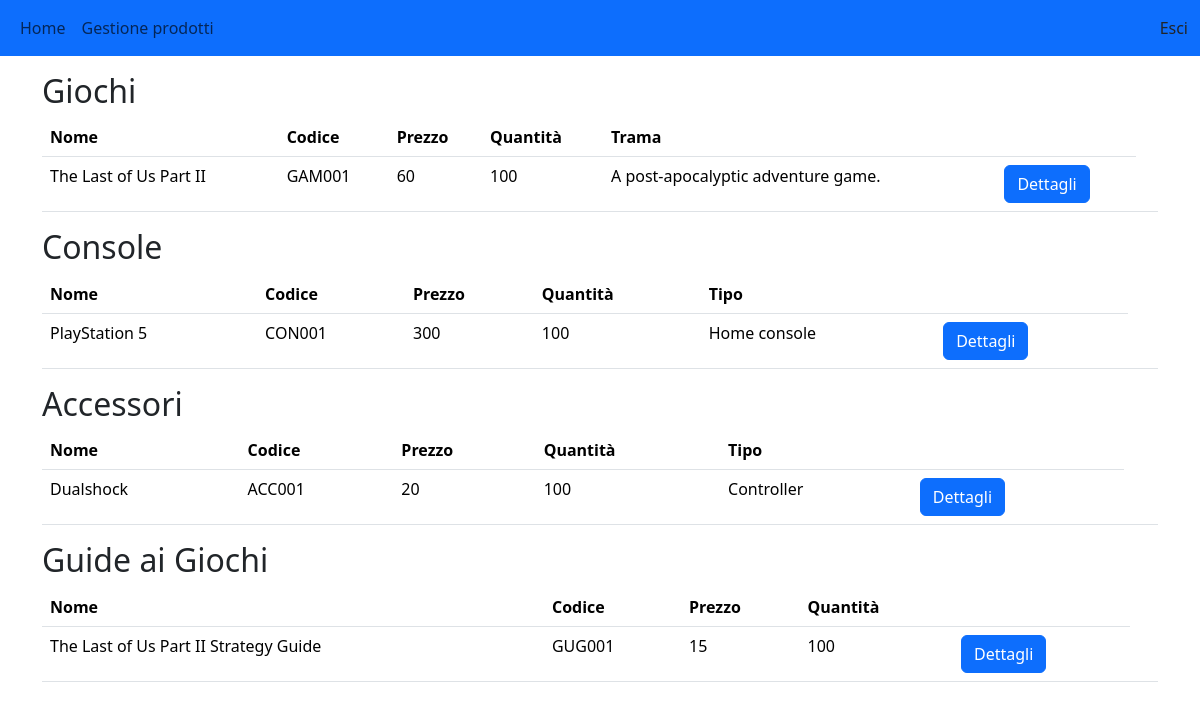
Screenshot of /site/employee/products/index.php (signed in) with the database file from the repository.
### tables this page shows
CREATE TABLE Game (
  product_id INTEGER NOT NULL,
  plot TEXT NOT NULL,
  console_id INTEGER NOT NULL,
  PRIMARY KEY (product_id),
  FOREIGN KEY (product_id) REFERENCES Product(id),
  FOREIGN KEY (console_id) REFERENCES Console(product_id)
);

CREATE TABLE Product (
  id INTEGER AUTO_INCREMENT,
  name VARCHAR(255) NOT NULL,
  code VARCHAR(255) UNIQUE NOT NULL,
  price DECIMAL NOT NULL,
  quantity INTEGER NOT NULL,
  PRIMARY KEY (id)
);

CREATE TABLE Console (
  product_id INTEGER NOT NULL,
  type VARCHAR(255) NOT NULL,
  PRIMARY KEY (product_id),
  FOREIGN KEY (product_id) REFERENCES Product(id)
);

CREATE TABLE Accessory (
  product_id INTEGER NOT NULL,
  type VARCHAR(255) NOT NULL,
  PRIMARY KEY (product_id),
  FOREIGN KEY (product_id) REFERENCES Product(id)
);

### site/employee/products/index.php (the view, shortened to what this page needs)
<?php
$conn = DatabaseConnection::get_instance();
$games_res = $conn->query("SELECT id, name AS Nome, code AS Codice, price AS Prezzo, quantity AS Quantità, plot AS Trama FROM Game JOIN Product ON Game.product_id = Product.id");
$consoles_res = $conn->query("SELECT id, name AS Nome, code AS Codice, price AS Prezzo, quantity AS Quantità, type AS Tipo FROM Console JOIN Product ON Console.product_id = Product.id");
$accessory_res = $conn->query("SELECT id, name AS Nome, code AS Codice, price AS Prezzo, quantity AS Quantità, type AS Tipo FROM Accessory JOIN Product ON Accessory.product_id = Product.id");
$games_guides_res = $conn->query("SELECT id, name AS Nome, code AS Codice, price AS Prezzo, quantity AS Quantità FROM GameGuide JOIN Product ON GameGuide.product_id = Product.id");
function sql_result_table(mysqli_result $res) {
    echo "<table class=\"table\"><thead><tr>";
    while ($field = $res->fetch_field()) {
        if ($field->name != "id") {
            echo "<th>".$field->name."</th>";
        }
    }
    echo "<th></th>";
    echo "</tr></thead><tbody>";
    while ($row = $res->fetch_assoc()) {
        echo "<tr>";
        foreach ($row as $key => $field) {
            if ($key != "id") {
                echo "<td>".$field."</td>";
            }
        }
        echo '<td><a class="btn btn-primary" href="/site/employee/products/details/?product_id='.$row["id"].'">Dettagli</a><td>';
        echo "</tr>";
    }
    echo "</tbody></table>";
}
?>
<html>
    <head>
        <?php require "../../../components/bootstrap.php" ?>
    </head>
    <body>
        <?php require "../../../components/headers/employee.php" ?>
        <main class="container">
            <h2>Giochi</h2>
            <?php sql_result_table($games_res) ?>
            <h2>Console</h2>
            <h2>Accessori</h2>
            <h2>Guide ai Giochi</h2>
        </main>
    </body>
</html>

### rows the page displays
game: product_id.name "The Last of Us Part II", product_id.code "GAM001", product_id.price "60", product_id.quantity "100", plot "A post-apocalyptic adventure game."
console: product_id.name "PlayStation 5", product_id.code "CON001", product_id.price "300", product_id.quantity "100", type "Home console"
accessory: product_id.name "Dualshock", product_id.code "ACC001", product_id.price "20", product_id.quantity "100", type "Controller"
product: name "The Last of Us Part II Strategy Guide", code "GUG001", price "15", quantity "100"

### other values shown
$field->name "Nome"
$field->name "Codice"
$field->name "Prezzo"
$field->name "Quantità"
$field->name "Trama"
$field->name "Tipo"
